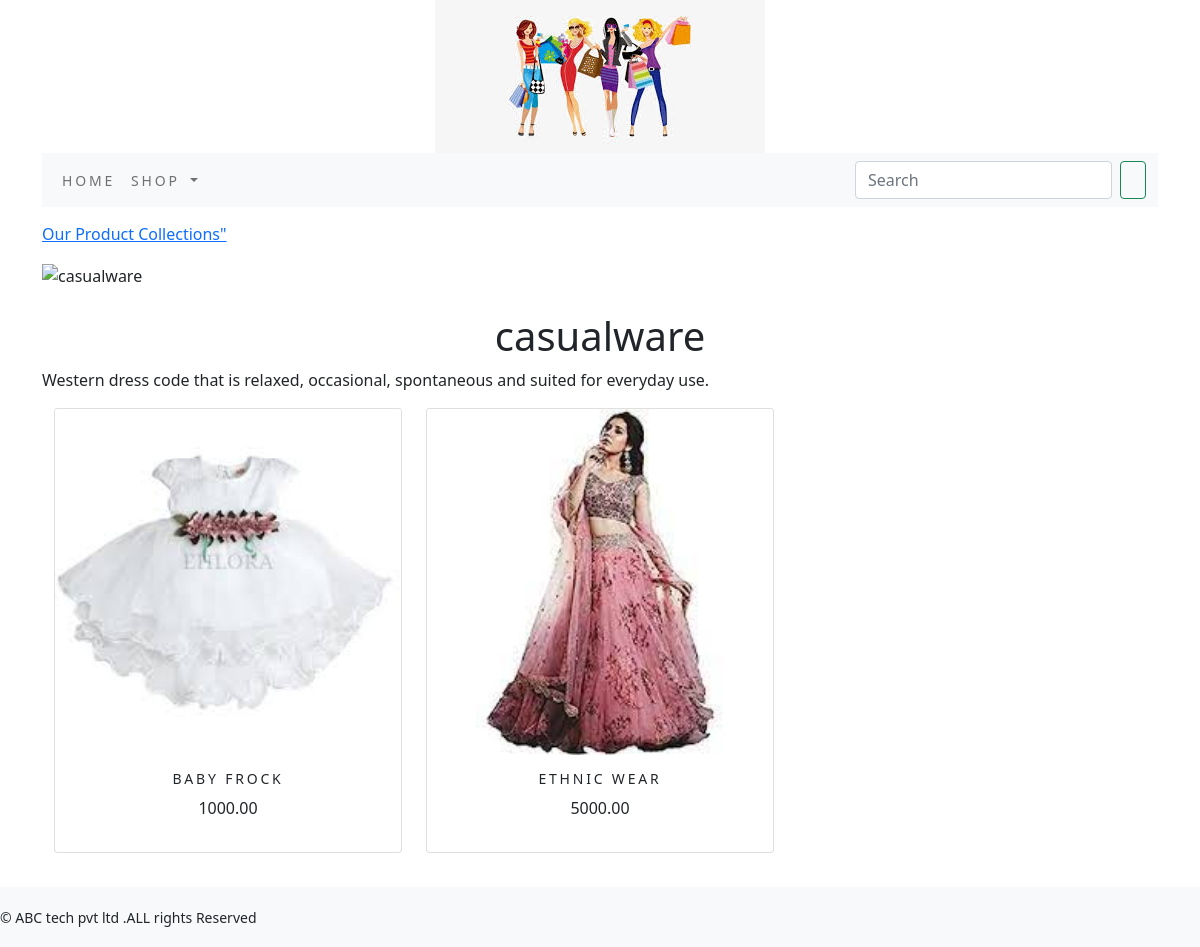
The page /casualware/ on the database its author committed.
### shopping/models.py (models this page shows, shortened)
class Category(models.Model):
    name=models.CharField(max_length=250,unique=True)
    slug=models.SlugField(max_length=250,unique=True)
    description=models.TextField(blank=True)
    image=models.ImageField(upload_to='category',blank=True)
    class Meta:
        ordering=('name',)
        verbose_name='category'
        verbose_name_plural='categories'
    def get_url(self):
        return reverse('shopping:products_by_category',args=[self.slug])

class product(models.Model):
    name=models.CharField(max_length=250,unique=True)
    slug=models.SlugField(max_length=250,unique=True)
    description=models.TextField(blank=True)
    price=models.DecimalField(max_digits=10,decimal_places=2)
    category=models.ForeignKey(Category,on_delete=models.CASCADE)
    image = models.ImageField(upload_to='product', blank=True)
    stock=models.IntegerField()
    available=models.BooleanField(default=True)
    created=models.DateTimeField(auto_now_add=True)
    updated=models.DateTimeField(auto_now=True)
    def get_url(self):
        return reverse('shopping:proCatdetail',args=[self.category.slug,self.slug])
    class Meta:
        ordering=('name',)
        verbose_name='product'
        verbose_name_plural='products'

### shopping/views.py (the view)
# urls.py: path('', views.allProdCat, name='allProdCat'),
def allProdCat(request,c_slug=None):
    c_page=None
    products_list=None
    if c_slug!=None:
        c_page=get_object_or_404(Category,slug=c_slug)
        products_list=product.objects.all().filter(category=c_page,available=True)
    else:
        products_list=product.objects.all().filter(available=True)
    paginator=Paginator(products_list,6)
    try:
        page=int(request.GET.get('page','1'))
    except:
        page=1
    try:
        products=paginator.page(page)
    except (EmptyPage,InvalidPage):
        products=paginator.page(paginator.num_pages)
    return render(request,"category.html",{'category':c_page,'products':products})

### cart/context_processors.py (called while the page is built)
def counter(request):
    item_count=0
    if 'admin' in request.path:
        return  {}
    else:
        try:
            cart=Cart.objects.filter(cart_id=cart_id(request))
            cart_items=CartItem.objects.all().filter(cart=cart[:1])
            for cart_items in cart_items:
                item_count += cart_items.quantity
        except Cart.DoesNotExist:
            item_count =0
    return dict(item_count=item_count)

### cart/views.py (called while the page is built)
def cart_id(request):
    cart=request.session.session_key
    if not cart:
        cart=request.session.create()
    return cart

### shopping/context_processors.py (called while the page is built)
def menu_links(request):
    links=Category.objects.all()
    return dict(links=links)

### templates/category.html (shortened to what this page needs)
{% extends 'base.html' %}
{% load static %}
{% block content %}
{% if category %}
    <div>
        <div class="row my_row_class">
            <div class="mx-auto">
          <p><a href="{% url 'shopping:allProdCat' %}">Our Product Collections"</a></p>
        </div>
            </div>
    </div>
    {% endif %}
<div class="mx_auto">
    {% if category %}
        <img class="my_image" src="{{category.imagee.url}}" alt="{{category.name}}">
</div>
    <br>
<div>
       <h1 class="text-center my title">{{category.name}}</h1>
       <p class="text-justify">{{category.description}}</p>
</div>
    {% endif %}
<div class="container">
    <div class="row mx_auto">
        {% for product in products.object_list %}
        <div class="my_bottom_margin col-9 col-sm-12  col-md-4 col-lg-4">
            <div class="card text-center" style="min-width:18rem;">
            <a href="{{product.get_url}}"><img class="card-img-top my_image" src="{{product.image.url}}" alt="{{product.name}}"></a>
        <div class="card-body">
            <h4>{{product.name}}</h4>
             <p>{{product.price}}</p>
        </div>
        </div>
        </div>
        {% endfor %}
    </div>
    <br>
</div>
{% endblock %}

### static/css/custom.css (style rules this page uses)
body { font-family: 'Roboto', sans-serif; }
.my_row_class { padding-top :15px; }
.my_image { width:100%; height:auto; }
.my_bottom_margin { margin-bottom:10px; }
.card-body h4 { font-size:14px; text-transform:uppercase; letter-spacing:.2em; }

### rows shown on the page
Category: name "casualware", description "Western dress code that is relaxed, occasional, spontaneous and suited for everyday use."
product: image (picture), name "BABY FROCK", price "1000.00"
product: image (picture), name "ETHNIC WEAR", price "5000.00"
